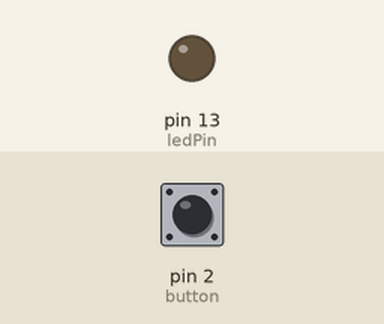
Simulated run of this sketch. Board: Arduino Uno, built with avr-gcc and run on an emulated ATmega328P. Shown: output pins drawn as LEDs (lit = HIGH). Inputs (shaded band) come from the test bench; at power-on: pin 2 (button) LOW.

Above: at 1.2 s.
1.3 s: pin 2 (button) pulled HIGH for 0.15 s
At 1.37 s:
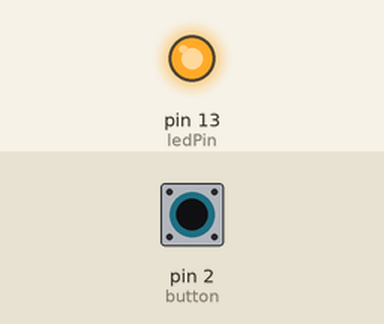
2.9 s: pin 2 (button) pulled HIGH for 3.2 s
At 7.1 s:
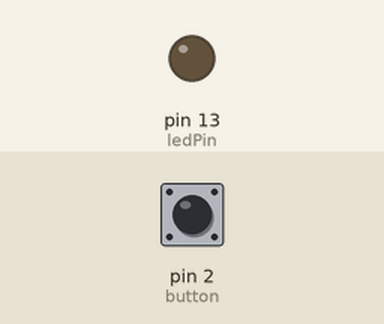
Timing chart, 0 to 8.6 s (numbered marks = the images above; inputs shaded):
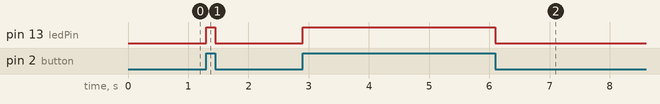

The sketch:

buttonLED.ino
```cpp
int ledPin = 13;
int button = 2;
void setup() {
  pinMode(ledPin , OUTPUT);
  pinMode(button , INPUT);
}

void loop() {
  // make led on when button is pressed
//  int x = digitalRead(button) ;
//  if (x==1) {
  if (digitalRead(button) ==1) {
    digitalWrite(ledPin, HIGH);   // on
  } else  { // led off
    digitalWrite(ledPin,LOW) ;   //off
  }
}
```

Measured:
- after the input at 1.3 s, pin 13 (ledPin): LOW → HIGH at once, → LOW 0.15 s later
- after the input at 2.9 s, pin 13 (ledPin): LOW → HIGH at once, → LOW 3.2 s later
